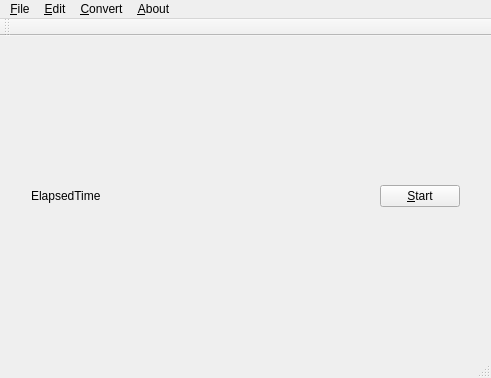
<?xml version="1.0" encoding="UTF-8"?>
<ui version="4.0">
 <class>MainWindow</class>
 <widget class="QMainWindow" name="MainWindow">
  <property name="geometry">
   <rect>
    <x>0</x>
    <y>0</y>
    <width>491</width>
    <height>378</height>
   </rect>
  </property>
  <property name="windowTitle">
   <string>QWinFF</string>
  </property>
  <widget class="QWidget" name="centralWidget">
   <layout class="QVBoxLayout" name="verticalLayout_3">
    <item>
     <layout class="QVBoxLayout" name="layoutListPlaceholder"/>
    </item>
    <item>
     <layout class="QHBoxLayout" name="horizontalLayout">
      <property name="sizeConstraint">
       <enum>QLayout::SetDefaultConstraint</enum>
      </property>
      <property name="leftMargin">
       <number>20</number>
      </property>
      <property name="rightMargin">
       <number>20</number>
      </property>
      <item>
       <widget class="QLabel" name="lblTime">
        <property name="text">
         <string notr="true">ElapsedTime</string>
        </property>
       </widget>
      </item>
      <item>
       <spacer name="horizontalSpacer">
        <property name="orientation">
         <enum>Qt::Horizontal</enum>
        </property>
        <property name="sizeHint" stdset="0">
         <size>
          <width>40</width>
          <height>20</height>
         </size>
        </property>
       </spacer>
      </item>
      <item>
       <widget class="QPushButton" name="btnStartConversion">
        <property name="sizePolicy">
         <sizepolicy hsizetype="Minimum" vsizetype="Fixed">
          <horstretch>0</horstretch>
          <verstretch>0</verstretch>
         </sizepolicy>
        </property>
        <property name="toolTip">
         <string>Start conversion process.</string>
        </property>
        <property name="statusTip">
         <string>Start conversion process.</string>
        </property>
        <property name="text">
         <string>&amp;Start</string>
        </property>
        <property name="icon">
         <iconset resource="../images.qrc">
          <normaloff>:/actions/icons/start.png</normaloff>:/actions/icons/start.png</iconset>
        </property>
       </widget>
      </item>
     </layout>
    </item>
   </layout>
  </widget>
  <widget class="QMenuBar" name="menuBar">
   <property name="geometry">
    <rect>
     <x>0</x>
     <y>0</y>
     <width>491</width>
     <height>22</height>
    </rect>
   </property>
   <widget class="QMenu" name="menuFile">
    <property name="title">
     <string>&amp;File</string>
    </property>
    <addaction name="actionAddFiles"/>
    <addaction name="actionOptions"/>
    <addaction name="separator"/>
    <addaction name="actionExit"/>
   </widget>
   <widget class="QMenu" name="menuConvert">
    <property name="title">
     <string>&amp;Convert</string>
    </property>
    <addaction name="actionStartConversion"/>
    <addaction name="actionStopConversion"/>
    <addaction name="actionRetry"/>
    <addaction name="actionRetryAll"/>
    <addaction name="separator"/>
   </widget>
   <widget class="QMenu" name="menuAbout">
    <property name="title">
     <string>&amp;About</string>
    </property>
    <addaction name="actionAboutQt"/>
    <addaction name="actionAboutFFmpeg"/>
    <addaction name="actionAbout"/>
    <addaction name="actionCheckUpdate"/>
   </widget>
   <widget class="QMenu" name="menuEdit">
    <property name="title">
     <string>&amp;Edit</string>
    </property>
    <addaction name="actionRemoveSelectedItems"/>
    <addaction name="actionRemoveCompletedItems"/>
    <addaction name="actionClearList"/>
    <addaction name="separator"/>
    <addaction name="actionOpenOutputFolder"/>
    <addaction name="actionSetParameters"/>
    <addaction name="actionChangeOutputFilename"/>
    <addaction name="actionChangeOutputDirectory"/>
    <addaction name="actionShowErrorMessage"/>
    <addaction name="actionCut"/>
   </widget>
   <addaction name="menuFile"/>
   <addaction name="menuEdit"/>
   <addaction name="menuConvert"/>
   <addaction name="menuAbout"/>
  </widget>
  <widget class="QStatusBar" name="statusBar"/>
  <widget class="QToolBar" name="toolBar">
   <property name="windowTitle">
    <string notr="true"/>
   </property>
   <attribute name="toolBarArea">
    <enum>TopToolBarArea</enum>
   </attribute>
   <attribute name="toolBarBreak">
    <bool>false</bool>
   </attribute>
  </widget>
  <action name="actionAddFiles">
   <property name="icon">
    <iconset resource="../images.qrc">
     <normaloff>:/actions/icons/add.png</normaloff>:/actions/icons/add.png</iconset>
   </property>
   <property name="text">
    <string>&amp;Add Files</string>
   </property>
   <property name="statusTip">
    <string>Add files for conversion.</string>
   </property>
   <property name="shortcut">
    <string>Ctrl+N</string>
   </property>
  </action>
  <action name="actionExit">
   <property name="icon">
    <iconset resource="../images.qrc">
     <normaloff>:/actions/icons/exit.png</normaloff>:/actions/icons/exit.png</iconset>
   </property>
   <property name="text">
    <string>E&amp;xit</string>
   </property>
   <property name="statusTip">
    <string>Exit the program.</string>
   </property>
  </action>
  <action name="actionStartConversion">
   <property name="icon">
    <iconset resource="../images.qrc">
     <normaloff>:/actions/icons/start.png</normaloff>:/actions/icons/start.png</iconset>
   </property>
   <property name="text">
    <string>&amp;Start</string>
   </property>
   <property name="statusTip">
    <string>Start conversion process.</string>
   </property>
   <property name="shortcut">
    <string>F9</string>
   </property>
  </action>
  <action name="actionStopConversion">
   <property name="icon">
    <iconset resource="../images.qrc">
     <normaloff>:/actions/icons/stop.png</normaloff>:/actions/icons/stop.png</iconset>
   </property>
   <property name="text">
    <string>S&amp;top</string>
   </property>
   <property name="statusTip">
    <string>Stop conversion process.</string>
   </property>
  </action>
  <action name="actionSetParameters">
   <property name="icon">
    <iconset resource="../images.qrc">
     <normaloff>:/actions/icons/settings.png</normaloff>:/actions/icons/settings.png</iconset>
   </property>
   <property name="text">
    <string>Set &amp;Parameters</string>
   </property>
   <property name="iconText">
    <string extracomment="Edit output file parameters.">Set Parameters</string>
   </property>
   <property name="statusTip">
    <string>Edit conversion parameters of selected files.</string>
   </property>
  </action>
  <action name="actionAboutQt">
   <property name="icon">
    <iconset resource="../images.qrc">
     <normaloff>:/app/icons/qt.png</normaloff>:/app/icons/qt.png</iconset>
   </property>
   <property name="text">
    <string>About &amp;Qt</string>
   </property>
   <property name="statusTip">
    <string>About Qt</string>
   </property>
  </action>
  <action name="actionOpenOutputFolder">
   <property name="icon">
    <iconset resource="../images.qrc">
     <normaloff>:/actions/icons/open_folder.png</normaloff>:/actions/icons/open_folder.png</iconset>
   </property>
   <property name="text">
    <string>&amp;Open Output Folder</string>
   </property>
   <property name="statusTip">
    <string>Open output folder of the selected file.</string>
   </property>
  </action>
  <action name="actionAboutFFmpeg">
   <property name="icon">
    <iconset resource="../images.qrc">
     <normaloff>:/app/icons/ffmpeg.png</normaloff>:/app/icons/ffmpeg.png</iconset>
   </property>
   <property name="text">
    <string>About &amp;FFmpeg</string>
   </property>
   <property name="statusTip">
    <string>About FFmpeg</string>
   </property>
  </action>
  <action name="actionRemoveSelectedItems">
   <property name="icon">
    <iconset resource="../images.qrc">
     <normaloff>:/actions/icons/remove.png</normaloff>:/actions/icons/remove.png</iconset>
   </property>
   <property name="text">
    <string extracomment="remove selected (tasks, items)">&amp;Remove Selected</string>
   </property>
   <property name="statusTip">
    <string>Remove all selected items in the list.</string>
   </property>
  </action>
  <action name="actionRemoveCompletedItems">
   <property name="icon">
    <iconset resource="../images.qrc">
     <normaloff>:/actions/icons/remove_completed.png</normaloff>:/actions/icons/remove_completed.png</iconset>
   </property>
   <property name="text">
    <string extracomment="remove completed (task, items)">R&amp;emove Completed</string>
   </property>
   <property name="toolTip">
    <string>Remove Completed Items</string>
   </property>
   <property name="statusTip">
    <string>Remove all completed items in the list.</string>
   </property>
  </action>
  <action name="actionClearList">
   <property name="icon">
    <iconset resource="../images.qrc">
     <normaloff>:/actions/icons/clear.png</normaloff>:/actions/icons/clear.png</iconset>
   </property>
   <property name="text">
    <string>&amp;Clear List</string>
   </property>
   <property name="toolTip">
    <string>Clear List</string>
   </property>
   <property name="statusTip">
    <string>Remove all items in the list.</string>
   </property>
  </action>
  <action name="actionRetry">
   <property name="icon">
    <iconset resource="../images.qrc">
     <normaloff>:/actions/icons/retry.png</normaloff>:/actions/icons/retry.png</iconset>
   </property>
   <property name="text">
    <string>&amp;Retry</string>
   </property>
   <property name="toolTip">
    <string>Retry</string>
   </property>
   <property name="statusTip">
    <string>Retry selected tasks.</string>
   </property>
  </action>
  <action name="actionRetryAll">
   <property name="icon">
    <iconset resource="../images.qrc">
     <normaloff>:/actions/icons/retry_all.png</normaloff>:/actions/icons/retry_all.png</iconset>
   </property>
   <property name="text">
    <string>Retry &amp;All</string>
   </property>
   <property name="statusTip">
    <string>Retry all tasks.</string>
   </property>
  </action>
  <action name="actionOptions">
   <property name="icon">
    <iconset resource="../images.qrc">
     <normaloff>:/actions/icons/configure.png</normaloff>:/actions/icons/configure.png</iconset>
   </property>
   <property name="text">
    <string>&amp;Options</string>
   </property>
   <property name="statusTip">
    <string>Options</string>
   </property>
  </action>
  <action name="actionAbout">
   <property name="text">
    <string>About Q&amp;WinFF</string>
   </property>
   <property name="statusTip">
    <string>About This Program</string>
   </property>
  </action>
  <action name="actionChangeOutputFilename">
   <property name="text">
    <string>Change Output &amp;Filename</string>
   </property>
   <property name="statusTip">
    <string>Change the output filename of the selected item.</string>
   </property>
  </action>
  <action name="actionChangeOutputDirectory">
   <property name="text">
    <string>Change Output &amp;Directory</string>
   </property>
   <property name="statusTip">
    <string>Change the output directory of the selected items.</string>
   </property>
  </action>
  <action name="actionShowErrorMessage">
   <property name="text">
    <string>Show Error &amp;Message</string>
   </property>
  </action>
  <action name="actionCheckUpdate">
   <property name="icon">
    <iconset resource="../images.qrc">
     <normaloff>:/actions/icons/check_update.png</normaloff>:/actions/icons/check_update.png</iconset>
   </property>
   <property name="text">
    <string>Check For &amp;Updates</string>
   </property>
  </action>
  <action name="actionCut">
   <property name="icon">
    <iconset resource="../images.qrc">
     <normaloff>:/actions/icons/cut.png</normaloff>:/actions/icons/cut.png</iconset>
   </property>
   <property name="text">
    <string extracomment="Cut video file (select a time range to conert)">Cut</string>
   </property>
  </action>
 </widget>
 <layoutdefault spacing="6" margin="11"/>
 <resources>
  <include location="../images.qrc"/>
 </resources>
 <connections/>
</ui>
